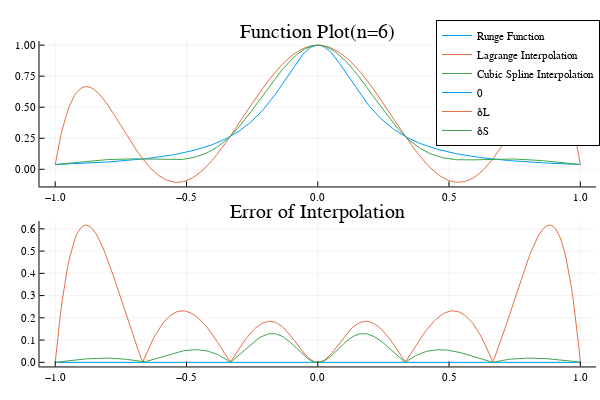

Notebook source saved alongside this figure:
### Markdown cell above
### 当n=6图形

### Code cell
experiment(n=6)

### Figure 1 — Plotly figure (JSON) as saved in the notebook; plotly's stock layout.template omitted (floating-point values rounded to 4 significant figures; data arrays with more than 128 entries replaced by an {"elided": "..."} marker saying what was removed)
{"data": [{"colorbar": {"title": {"text": ""}}, "legendgroup": "Runge Function", "line": {"color": "rgba(0, 154, 250, 1.000)", "dash": "solid", "shape": "linear", "width": 1}, "mode": "lines", "name": "Runge Function", "showlegend": true, "type": "scatter", "x": {"elided": "300 float values"}, "xaxis": "x", "y": {"elided": "300 float values"}, "yaxis": "y", "zmax": null, "zmin": null}, {"colorbar": {"title": {"text": ""}}, "legendgroup": "Lagrange Interpolation", "line": {"color": "rgba(227, 111, 71, 1.000)", "dash": "solid", "shape": "linear", "width": 1}, "mode": "lines", "name": "Lagrange Interpolation", "showlegend": true, "type": "scatter", "x": {"elided": "300 float values"}, "xaxis": "x", "y": {"elided": "300 float values"}, "yaxis": "y", "zmax": null, "zmin": null}, {"colorbar": {"title": {"text": ""}}, "legendgroup": "Cubic Spline Interpolation", "line": {"color": "rgba(62, 164, 78, 1.000)", "dash": "solid", "shape": "linear", "width": 1}, "mode": "lines", "name": "Cubic Spline Interpolation", "showlegend": true, "type": "scatter", "x": {"elided": "300 float values"}, "xaxis": "x", "y": {"elided": "300 float values"}, "yaxis": "y", "zmax": null, "zmin": null}, {"colorbar": {"title": {"text": ""}}, "legendgroup": "0", "line": {"color": "rgba(0, 154, 250, 1.000)", "dash": "solid", "shape": "linear", "width": 1}, "mode": "lines", "name": "0", "showlegend": true, "type": "scatter", "x": {"elided": "300 float values"}, "xaxis": "x2", "y": {"elided": "300 int values"}, "yaxis": "y2", "zmax": null, "zmin": null}, {"colorbar": {"title": {"text": ""}}, "legendgroup": "δL", "line": {"color": "rgba(227, 111, 71, 1.000)", "dash": "solid", "shape": "linear", "width": 1}, "mode": "lines", "name": "δL", "showlegend": true, "type": "scatter", "x": {"elided": "300 float values"}, "xaxis": "x2", "y": {"elided": "300 float values"}, "yaxis": "y2", "zmax": null, "zmin": null}, {"colorbar": {"title": {"text": ""}}, "legendgroup": "δS", "line": {"color": "rgba(62, 164, 78, 1.000)", "dash": "solid", "shape": "linear", "width": 1}, "mode": "lines", "name": "δS", "showlegend": true, "type": "scatter", "x": {"elided": "300 float values"}, "xaxis": "x2", "y": {"elided": "300 float values"}, "yaxis": "y2", "zmax": null, "zmin": null}], "layout": {"annotations": [{"font": {"color": "rgba(0, 0, 0, 1)", "family": "sans-serif", "size": 20}, "rotation": 0, "showarrow": false, "text": "Function Plot(n=6)", "x": 0.5296, "xanchor": "center", "xref": "paper", "y": 1, "yanchor": "top", "yref": "paper"}, {"font": {"color": "rgba(0, 0, 0, 1)", "family": "sans-serif", "size": 20}, "rotation": 0, "showarrow": false, "text": "Error of Interpolation", "x": 0.5296, "xanchor": "center", "xref": "paper", "y": 0.5, "yanchor": "top", "yref": "paper"}], "height": 400, "legend": {"bgcolor": "rgba(255, 255, 255, 1.000)", "bordercolor": "rgba(0, 0, 0, 1)", "borderwidth": 1, "font": {"color": "rgba(0, 0, 0, 1)", "family": "sans-serif", "size": 11}, "title": {"font": {"color": "rgba(0, 0, 0, 1)", "family": "sans-serif", "size": 15}, "text": ""}, "tracegroupgap": 0, "traceorder": "normal", "x": 1, "xanchor": "auto", "y": 1, "yanchor": "auto"}, "margin": {"b": 20, "l": 0, "r": 0, "t": 20}, "paper_bgcolor": "rgba(255, 255, 255, 1.000)", "plot_bgcolor": "rgba(255, 255, 255, 1.000)", "showlegend": true, "width": 600, "xaxis": {"anchor": "y", "domain": [0.06582, 0.9934], "gridcolor": "rgba(0, 0, 0, 0.1)", "gridwidth": 0.5, "linecolor": "rgba(0, 0, 0, 1)", "mirror": false, "range": [-1.06, 1.06], "showgrid": true, "showline": true, "showticklabels": true, "tickangle": 0, "tickcolor": "rgb(0, 0, 0)", "tickfont": {"color": "rgba(0, 0, 0, 1)", "family": "sans-serif", "size": 11}, "tickmode": "array", "ticks": "inside", "ticktext": ["−1.0", "−0.5", "0.0", "0.5", "1.0"], "tickvals": [-1, -0.5, 0, 0.5, 1], "title": {"font": {"color": "rgba(0, 0, 0, 1)", "family": "sans-serif", "size": 15}, "text": ""}, "type": "linear", "visible": true, "zeroline": false, "zerolinecolor": "rgba(0, 0, 0, 1)"}, "xaxis2": {"anchor": "y2", "domain": [0.06582, 0.9934], "gridcolor": "rgba(0, 0, 0, 0.1)", "gridwidth": 0.5, "linecolor": "rgba(0, 0, 0, 1)", "mirror": false, "range": [-1.06, 1.06], "showgrid": true, "showline": true, "showticklabels": true, "tickangle": 0, "tickcolor": "rgb(0, 0, 0)", "tickfont": {"color": "rgba(0, 0, 0, 1)", "family": "sans-serif", "size": 11}, "tickmode": "array", "ticks": "inside", "ticktext": ["−1.0", "−0.5", "0.0", "0.5", "1.0"], "tickvals": [-1, -0.5, 0, 0.5, 1], "title": {"font": {"color": "rgba(0, 0, 0, 1)", "family": "sans-serif", "size": 15}, "text": ""}, "type": "linear", "visible": true, "zeroline": false, "zerolinecolor": "rgba(0, 0, 0, 1)"}, "yaxis": {"anchor": "x", "domain": [0.5376, 0.9415], "gridcolor": "rgba(0, 0, 0, 0.1)", "gridwidth": 0.5, "linecolor": "rgba(0, 0, 0, 1)", "mirror": false, "range": [-0.1384, 1.033], "showgrid": true, "showline": true, "showticklabels": true, "tickangle": 0, "tickcolor": "rgb(0, 0, 0)", "tickfont": {"color": "rgba(0, 0, 0, 1)", "family": "sans-serif", "size": 11}, "tickmode": "array", "ticks": "inside", "ticktext": ["0.00", "0.25", "0.50", "0.75", "1.00"], "tickvals": [0, 0.25, 0.5, 0.75, 1], "title": {"font": {"color": "rgba(0, 0, 0, 1)", "family": "sans-serif", "size": 15}, "text": ""}, "type": "linear", "visible": true, "zeroline": false, "zerolinecolor": "rgba(0, 0, 0, 1)"}, "yaxis2": {"anchor": "x2", "domain": [0.03762, 0.4415], "gridcolor": "rgba(0, 0, 0, 0.1)", "gridwidth": 0.5, "linecolor": "rgba(0, 0, 0, 1)", "mirror": false, "range": [-0.0185, 0.6351], "showgrid": true, "showline": true, "showticklabels": true, "tickangle": 0, "tickcolor": "rgb(0, 0, 0)", "tickfont": {"color": "rgba(0, 0, 0, 1)", "family": "sans-serif", "size": 11}, "tickmode": "array", "ticks": "inside", "ticktext": ["0.0", "0.1", "0.2", "0.3", "0.4", "0.5", "0.6"], "tickvals": [0, 0.1, 0.2, 0.3, 0.4, 0.5, 0.6], "title": {"font": {"color": "rgba(0, 0, 0, 1)", "family": "sans-serif", "size": 15}, "text": ""}, "type": "linear", "visible": true, "zeroline": false, "zerolinecolor": "rgba(0, 0, 0, 1)"}}}
